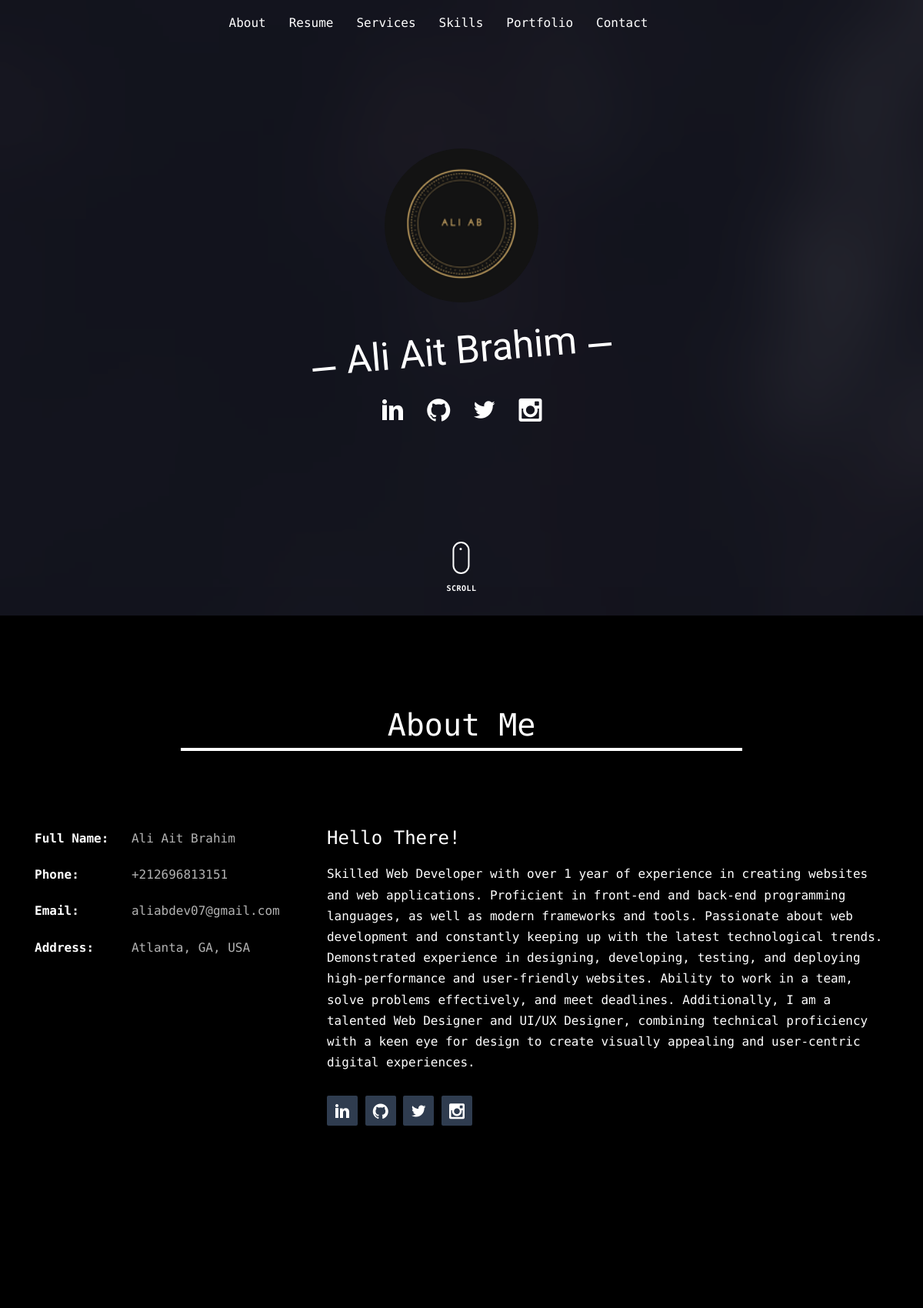
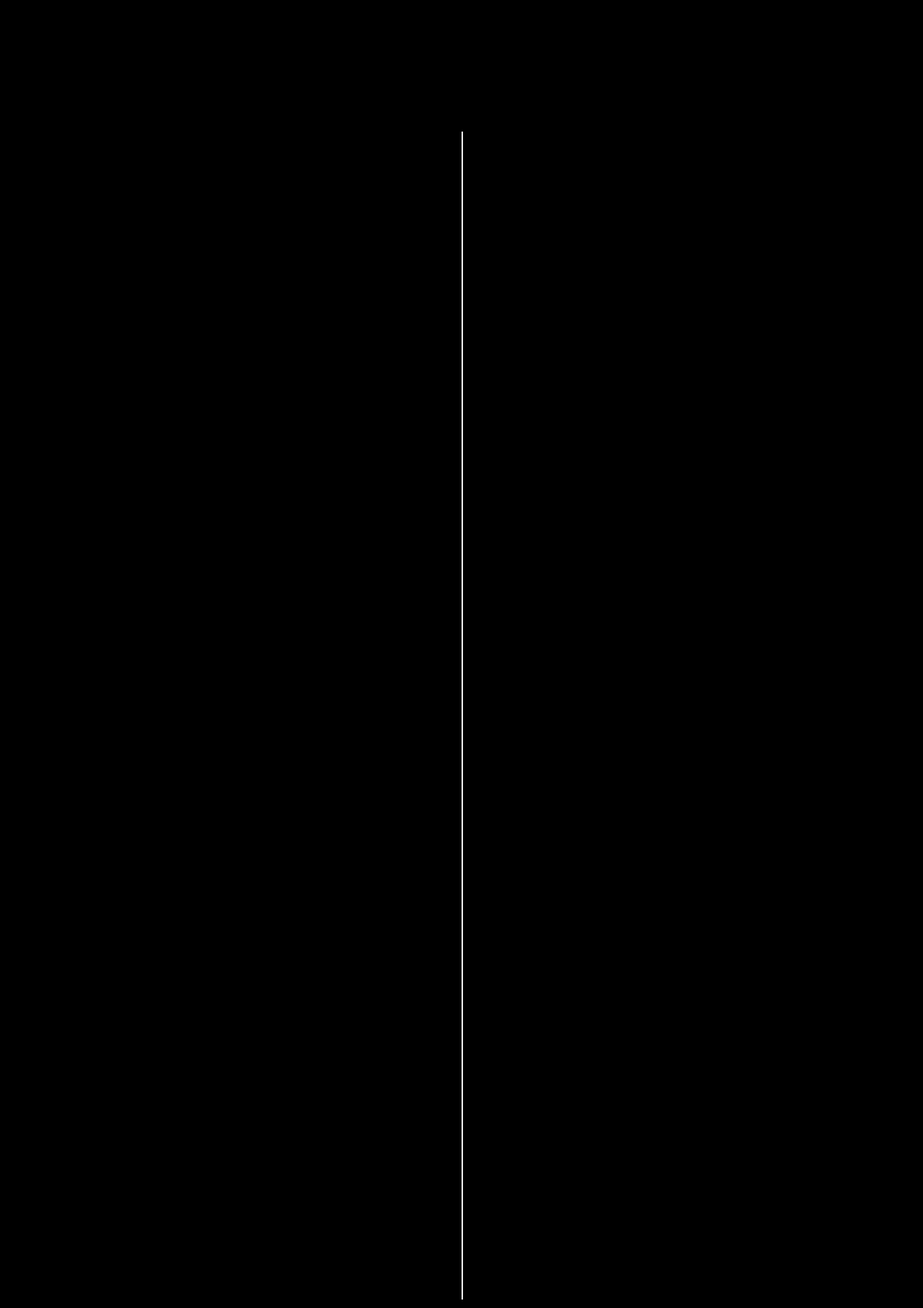
The page /home (upper part) on the database its author committed (2 pictures, top to bottom).
### website/models.py (models this page shows, shortened)
class Profile(db.Model):
    id = db.Column(db.Integer, primary_key=True)
    user_id = db.Column(db.Integer, db.ForeignKey('user.id'), nullable=False)
    image_file = db.Column(db.String(20), nullable=False, default='default.png')
    address = db.Column(db.String(255), nullable=True)
    phone_number = db.Column(db.String(15), unique=True, nullable=False)
    bio_title = db.Column(db.String(25), nullable=False)
    bio = db.Column(db.Text, nullable=True, default="")
    github = db.Column(db.String(100), nullable=False)
    linkedin = db.Column(db.String(100), nullable=False)
    twitter = db.Column(db.String(100), nullable=True)
    instagram = db.Column(db.String(100), nullable=True)

class User(db.Model, UserMixin):
    id = db.Column(db.Integer, primary_key=True)
    fullname = db.Column(db.String(25), nullable=False)
    username = db.Column(db.String(25), unique=True, nullable=False)
    email = db.Column(db.String(125), unique=True, nullable=False)
    password = db.Column(db.String(60), nullable=False)
    profile = db.relationship('Profile', backref='user', uselist=False)
    experiences = db.relationship('Experience', backref='author', lazy=True)
    educations = db.relationship('Education', backref='author', lazy=True)
    services = db.relationship('Service', backref='author', lazy=True)
    skills = db.relationship('Skill', backref='author', lazy=True)
    projects = db.relationship('Project', backref='author', lazy=True)

### website/routes.py (the view)
@app.route("/")
@app.route("/home")
def home():
    profiles = Profile.query.all()
    experiences = Experience.query.all()
    educations = Education.query.all()
    services = Service.query.all()
    skills = Skill.query.all()
    projects = Project.query.all()
    return render_template("home.html", profiles=profiles, experiences=experiences, educations=educations, services=services, skills=skills, projects=projects )

### website/templates/home.html (shortened to what this page needs)
{% extends "base.html" %}
{% block content %}
<div class="d-flex flex-column min-vh-100">
    <div id="page">
        <header id="fh5co-header" class="fh5co-cover js-fullheight" role="banner" style="background-image: url('{{ url_for('static', filename='images/cover_bg_3.jpg') }}');" data-stellar-background-ratio="0.5">
            <nav class="navbar navbar-expand-lg navbar-transparent justify-content-center unslate_co--site-nav">
                <ul class="nav cl-navbar">
                    <li class="nav-item">
                        <a class="nav-link timeline-title" aria-current="page" href="#fh5co-about">About</a>
                    </li>
                    <li class="nav-item">
                        <a class="nav-link timeline-title" href="#fh5co-resume">Resume</a>
                    </li>
                    <li class="nav-item">
                        <a class="nav-link timeline-title" href="#fh5co-features">Services</a>
                    </li>
                    <li class="nav-item">
                        <a class="nav-link timeline-title" href="#fh5co-skills">Skills</a>
                    </li>
                    <li class="nav-item">
                        <a class="nav-link timeline-title" href="#fh5co-work">Portfolio</a>
                    </li>
                    <li class="nav-item">
                        <a class="nav-link timeline-title" href="#fh5co-consult">Contact</a>
                    </li>
                    {% if current_user.is_authenticated %}
                    <li class="nav-item dropdown show">
                        <a class="nav-link timeline-title dropdown-toggle" href="#" id="dropdownMenuLink" data-bs-toggle="dropdown" aria-expanded="false">
                            My Account
                        </a>
                        <ul class="dropdown-menu" aria-labelledby="dropdownMenuLink">
                            <li class="nav-item">
                                <a href="{{ url_for('experience') }}" class="dropdown-item">Dashboard</a>
                            </li>
                            <li class="nav-item">
                                <a href="{{ url_for('logout') }}" class="dropdown-item">Logout</a>
                            </li>
                        </ul>
                    </li>
                    {% else %}
                    <li class="nav-item">
                        <a href="{{ url_for('register') }}" class="nav-link timeline-title"></a>
                    </li>
                    <li class="nav-item">
                        <a href="{{ url_for('login') }}" class="nav-link timeline-title"></a>
                    </li>
                    {% endif%}
                </ul>
            </nav>
            <div class="overlay"></div>
            <div class="container">
                <div class="row">
                    <div class="col-md-8 col-md-offset-2 text-center">
                        <div class="display-t js-fullheight">
                            <div class="display-tc js-fullheight animate-box" data-animate-effect="fadeIn">
                                {% for profile in profiles %}
                                <div class="profile-thumb" style="background: url('{{ url_for('static', filename='images/user_pics/' + profile.image_file) }}');"></div>
                                <h1><span>{{profile.user.fullname}}</span></h1>
                                <p>
                                    <ul class="fh5co-social-icons">
                                        <ul class="fh5co-social-icons">
                                            <li><a href="{{ profile.linkedin }}" target="_blank"><i class="icon-linkedin2"></i></a></li>
                                            <li><a href="{{ profile.github }}" target="_blank"><i class="icon-github2"></i></a></li>
                                            <li><a href="{{ profile.twitter }}" target="_blank"><i class="icon-twitter2"></i></a></li>
                                            <li><a href="{{ profile.instagram }}" target="_blank"><i class="icon-instagram2"></i></a></li>
                                        </ul>
                                    </ul>
                                </p>
                                {% endfor %}
                            </div>
                        </div>
                    </div>
                </div>
            </div>
            <a href="#fh5co-about" class="mouse-wrap smoothscroll">
                <span class="mouse">
                <span class="scroll"></span>
                </span>
                <span class="mouse-label">Scroll</span>
            </a>
        </header>
        <div id="fh5co-about" class="animate-box section">
            <div class="container">
                <div class="row">
                    <div class="col-md-8 col-md-offset-2 text-center fh5co-heading">
                        <h2>About Me</h2>
                    </div>
                </div>
                <div class="row">
                    {% for profile in profiles %}
                    <div class="col-md-4">
                        <ul class="info">
                            <li><span class="first-block">Full Name:</span><span class="second-block">{{ profile.user.fullname }}</span></li>
                            <li><span class="first-block">Phone:</span><span class="second-block">{{ profile.phone_number }}</span></li>
                            <li><span class="first-block">Email:</span><span class="second-block">{{ profile.user.email }}</span></li>
                            <li><span class="first-block">Address:</span><span class="second-block">{{ profile.address }}</span></li>
                        </ul>
                    </div>
                    <div class="col-md-8">
                        <h3>{{ profile.bio_title }}</h3>
                        <p>{{ profile.bio }}</p>
                        <ul class="fh5co-social-icons">
                            <li><a href="{{ profile.linkedin }}" target="_blank"><i class="icon-linkedin2"></i></a></li>
                            <li><a href="{{ profile.github }}" target="_blank"><i class="icon-github2"></i></a></li>
                            <li><a href="{{ profile.twitter }}" target="_blank"><i class="icon-twitter2"></i></a></li>
                            <li><a href="{{ profile.instagram }}" target="_blank"><i class="icon-instagram2"></i></a></li>
                        </ul>
                    </div>
                    {% endfor %}
                </div>
            </div>
        </div>
        <div id="fh5co-resume" class="fh5co-bg-color section">
            <div class="container">
                <div class="row">
                    <div class="col-md-12 col-md-offset-0">
                        <ul class="timeline">
                            <br>
                        </ul>
                    </div>
                </div>
            </div>
        </div>
    </div>
</div>
{% endblock content %}

### website/static/css/icomoon.css (style rules this page uses)
[class^="icon-"], [class*=" icon-"] { font-family: 'icomoon' !important; speak: none; font-style: normal; font-weight: normal; font-variant: normal; text-transform: none; line-height: 1; -webkit-font-smoothing: antialiased; -moz-osx-font-smoothing: grayscale; }
.icon-linkedin2:before { content: "\ea74"; }
.icon-twitter2:before { content: "\ea7d"; }
.icon-instagram2:before { content: "\ec4f"; }
.icon-github2:before { content: "\ec6d"; }

### website/static/css/loginstyle.css (style rules this page uses)
* { margin: 0; padding: 0; box-sizing: border-box; }
body { display: flex; justify-content: flex-start; align-items: center; min-height: 100vh; background: #000; flex-direction: column; }

### rows shown on the page
Profile: image_file (picture), user.fullname "Ali Ait Brahim", phone_number "+212696813151", user.email "aliabdev07@gmail.com", address "Atlanta, GA, USA", bio_title "Hello There!", bio "Skilled Web Developer with over 1 year of experience in creating websites and web applications. Proficient in front-end and back-end programming languages, as well as modern frameworks and tools. Passionate about web development and constantly keeping up with the latest technological trends. Demonstrated experience in designing, developing, testing, and deploying high-performance and user-friendly websites. Ability to work in a team, solve problems effectively, and meet deadlines. Additionally, I am a talented Web Designer and UI/UX Designer, combining technical proficiency with a keen eye for design to create visually appealing and user-centric digital experiences."
